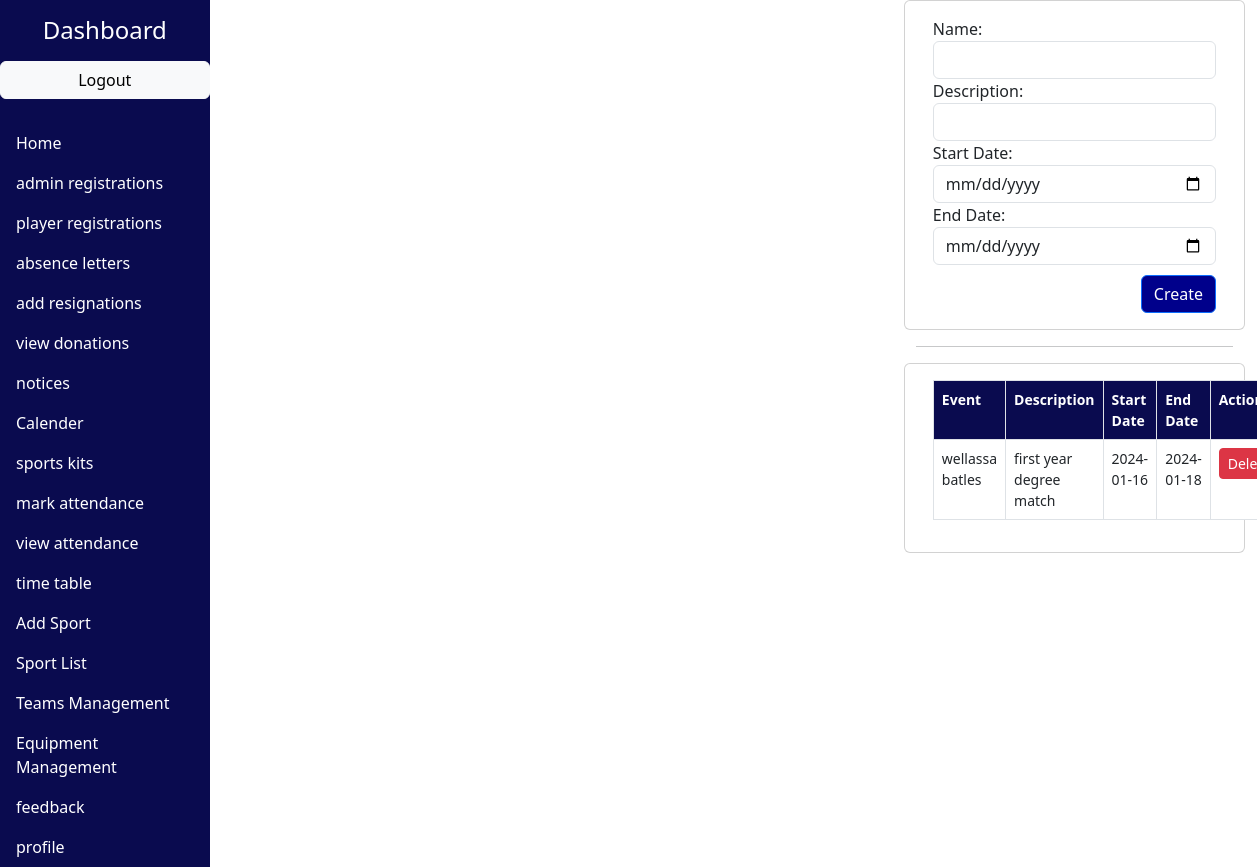
The app's page /admin_event.php with its own data.
### tables this page shows
CREATE TABLE `events` (
  `id` int(11) NOT NULL,
  `title` varchar(255) NOT NULL,
  `description` varchar(255) NOT NULL,
  `start` timestamp NOT NULL DEFAULT current_timestamp(),
  `end` timestamp NULL DEFAULT current_timestamp()
);

### Class/DbConnection.php (called while the page is built, shortened)
<?php
class DbConnection {
        private $servername = "localhost";
		private $username   = "root";
		private $password   = "";
		private $database   = "mydb";
		public function __construct()
		{
		    $this->con = new mysqli($this->servername, $this->username,$this->password,$this->database);
		    if(mysqli_connect_error()) {
			 trigger_error("Failed to connect to MySQL: " . mysqli_connect_error());
		    }else{
			return $this->con;
		    }
		}
}
?>

### Class/Events.php (called while the page is built, shortened)
<?php
include_once "DbConnection.php";
class Events extends DbConnection{
		public function displayData()
		{
		    $query = "SELECT * FROM events ORDER BY id";
		    $result = $this->con->query($query);
            if ($result->num_rows > 0) {
                $data = array();
                while ($row = $result->fetch_assoc()) {
                    $data[] = $row;
                }
                return json_encode($data);
            }
        }
        public function displayDataFortable()
		{
		    $query = "SELECT * FROM events ORDER BY id";
		    $result = $this->con->query($query);
            if ($result->num_rows > 0) {
                $data = array();
                while ($row = $result->fetch_assoc()) {
                    $data[] = $row;
                }
                return $data;
            }
        }
}
?>

### admin_event.php (the view, shortened to what this page needs)
<?php
include_once "./Class/Events.php";
$eventsObj = new Events();
$events  = $eventsObj->displayData();
$event_table = $eventsObj->displayDataFortable();
?>
<!DOCTYPE html>
<html lang="en">
<head>
    <link href="https://cdn.jsdelivr.net/npm/bootstrap@5.3.0/dist/css/bootstrap.min.css" rel="stylesheet">
</head>
<body>
    <div class="container-fluid">
        <div class="row">
            <nav class="col-md-2 col-12 sidebar p-0">
             <div class="position-sticky">
          <h4 class="my-3 text-center">Dashboard</h4>
          <ul class="nav flex-column">
            <a href="logout.php" class="btn btn-outline-light btn-primary btn-light" style="color: black;">Logout</a>
<br>
              <li class="nav-item">
              <a class="nav-link active" href="admin_dashboard.php">Home</a>
            </li>
            <li class="nav-item">
                            <a class="nav-link active" href="admin_registrations.php">admin registrations</a>
                        </li>
                        <li class="nav-item">
                            <a class="nav-link active" href="player_registrations.php">player registrations</a>
                        </li>
                        <li class="nav-item">
                            <a class="nav-link active" href="admin_absence_letters.php">absence letters</a>
                        </li>
                        <li class="nav-item">
                            <a class="nav-link active" href="add_resignation.php">add resignations</a>
                        </li>
                        <li class="nav-item">
                            <a class="nav-link active" href="view_donation.php">view donations</a>
                        </li>
                        <li class="nav-item">
                            <a class="nav-link active" href="admin_notices.php">notices</a>
                        </li>
                        <li class="nav-item">
                            <a class="nav-link active" href="admin_event.php">Calender</a>
                        </li>
                          <li class="nav-item">
                            <a class="nav-link active" href="admin_sport_kit.php">sports kits</a>
                        </li>
                          <li class="nav-item">
                            <a class="nav-link active" href="mark_attendence.php">mark attendance</a>
                        </li>
                          <li class="nav-item">
                            <a class="nav-link active" href="view_attendance1.php">view attendance</a>
                        </li>
                          <li class="nav-item">
                            <a class="nav-link active" href="2.php">time table</a>
                        </li>
                        <li class="nav-item">
                          <a class="nav-link active" href="./add_sport.php">Add Sport</a>
                        </li>
                        <li class="nav-item">
                          <a class="nav-link active" href="./list_sports.php">Sport List</a>
                        </li>
                        <li class="nav-item">
                          <a class="nav-link active" href="./Teams.php">Teams Management</a>
                        </li>
                        <li class="nav-item">
                            <a class="nav-link active" href="./EquipmentStock.php">Equipment Management</a>
                        </li>
            <li class="nav-item">
              <a class="nav-link active" href="admin_feedback.php">feedback</a>
            </li>
            <li class="nav-item">
                            <a class="nav-link active" href="admin_profile.php">profile</a>
                        </li>
          </ul>
        </div>
      </nav>
            <main class="col-md-10 col-12 ms-sm-auto">
            <div class="container">
                <div class="row">
                    <div class="col-lg-8">
                    </div>
                    <div class="col-lg-4">
                        <div class="row">
                            <div class="card" >
                                <div class="card-body">
                                    <form action="Calender.php" method="POST">
                                        <div class="form-group">
                                        <label for="name">Name:</label>
                                        <input type="text" class="form-control" name="title" value="" required="">
                                        </div>
                                        <div class="form-group">
                                        <label >Description:</label>
                                        <input type="text" class="form-control" name="description" value="" required="">
                                        </div>
                                        <div class="form-group">
                                        <label >Start Date:</label>
                                        <input type="date" class="form-control" name="start_date" value="" required="">
                                        </div>
                                        <div class="form-group">
                                        <label >End Date:</label>
                                        <input type="date" class="form-control" name="end_date" value="" required="">
                                        </div>
                                        <div class="form-group">
                                        <input type="submit" name="submit" class="btn btn-primary" style="float:right; background-color: darkblue; margin-top: 10px;" value="Create">
                                        </div>
                                    </form>
                                </div>
                            </div>
                        </div>
                        <hr>
                        <div class="row">
                            <div class="card" >
                                <div class="card-body">
                                <table class="table">
                                    <tr>
                                        <th>Event</th>
                                        <th>Description</th>
                                        <th>Start Date</th>
                                        <th>End Date</th>
                                        <th>Action</th>
                                    </tr>
                                    <tbody>
                                    <?php
                                            if (is_array($event_table )) {
                                                foreach ($event_table  as $data) {
                                                    $startDate = date('Y-m-d', strtotime($data['start']));
                                                    $endDate = date('Y-m-d', strtotime($data['end']));
                                                    echo "<tr>";
                                                    echo "<td>". $data['title']. "</td>";
                                                    echo "<td>". $data['description']. "</td>";
                                                    echo "<td>". $startDate. "</td>";
                                                    echo "<td>". $endDate. "</td>";
                                                    echo "<td>";
  echo "<a href='delete_event.php?event_id=".$data['id']."' class='btn btn-danger btn-sm' onclick='confirmDelete(" . $data['id'] . "); return false;'>Delete</a>";
    echo "</td>";
                                                    echo "</tr>";
                                                }
                                            }
                                        ?>
                                    </tbody>
                                </table>
                                </div>
                            </div>
                        </div>
                    </div>
                </div>
            </div>
            </main>
    </div>
</body>
</html>

### admin_event.php (style rules this page uses)
.sidebar { background-color: #0A0B4F; color: white; min-height: 100vh; }
.sidebar .nav-link { color: white; }
.table { font-size: 14px; }
.table th, .table td { border: 1px solid #dee2e6; padding: 8px; }
.table th { background-color: #0A0B4F; color: white; }

### records on screen
events: title "wellassa batles", description "first year degree match", start "2024-01-16", end "2024-01-18"
